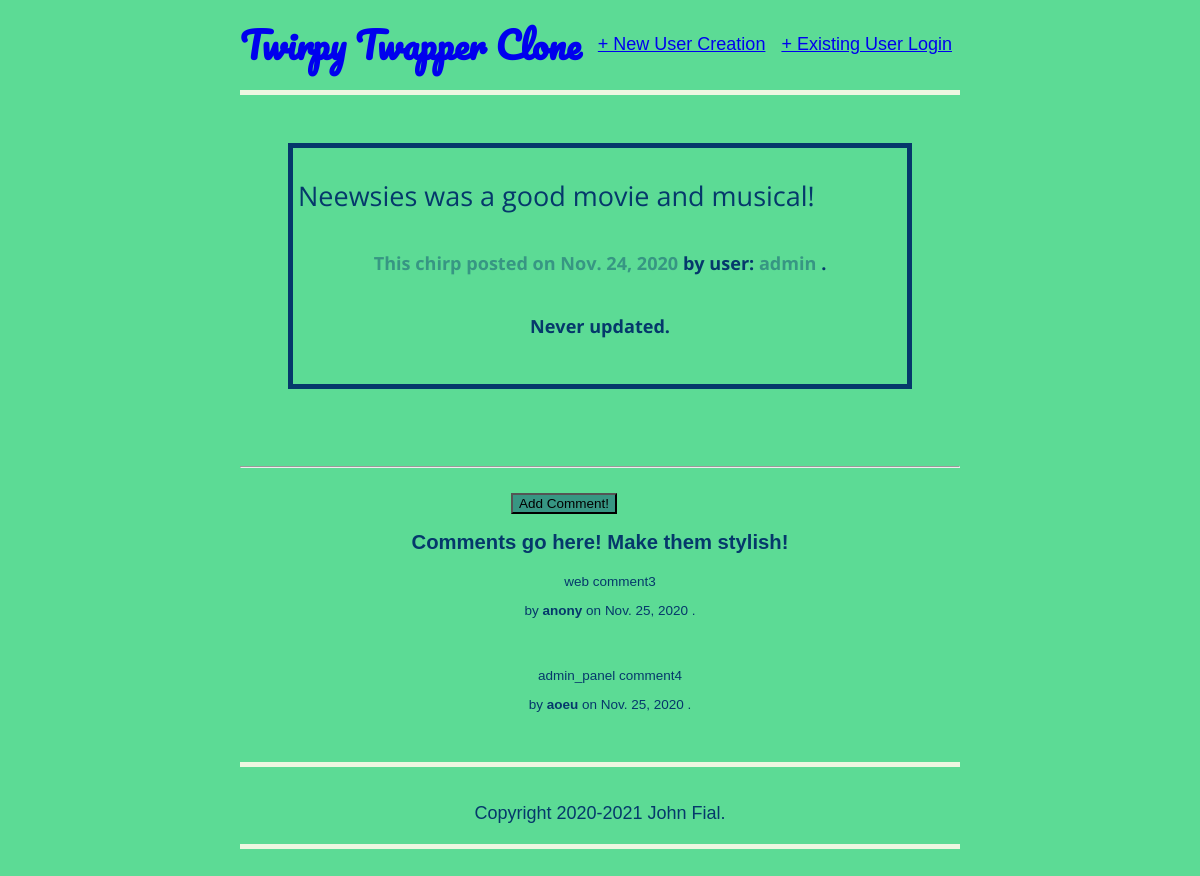
Screenshot of /posts_app/17/ with the database file from the repository.
### posts_app/models.py (models this page shows, shortened)
class Post(models.Model):
    post_text = models.CharField(max_length=80)
    author = models.ForeignKey('auth.User', on_delete=models.CASCADE)
    created = models.DateField(auto_now_add=True)
    updated = models.DateField(auto_now=True) # useful, lookup
    class Meta:
        ordering = ['-created']

class Comment(models.Model):
    post = models.ForeignKey('posts_app.Post', on_delete=models.CASCADE, related_name='comments')
    author = models.CharField(max_length=60)
    comment_text = models.CharField(max_length=60) # 'text' in the djangogirls docs...
    created = models.DateField(auto_now_add=True) # 'created_date' in the djangogirls docs...
    approved_comment = models.BooleanField(default=False)

### posts_app/views.py (the view)
# urls.py: path('posts_app/<int:pk>/', views.PostDetailView.as_view(), name='detail'),
class PostDetailView(DetailView):
    model = Post
    template_name = 'post_detail.html'

### templates/post_detail.html (shortened to what this page needs)
{% extends 'base.html' %}
{% block content %}
      <div class="chirp">
          <p> {{ post.post_text | linebreaks }} </p>
          <h6><a href="{% url 'posts_app:detail' post.pk %}">This chirp posted on {{ post.created }}</a> by user: <a href="{% url 'users_app:profile' post.author.username %}">{{ post.author.username }} </a> .</h6>
        <h6>
        {% if post.updated != post.created %}
          <em>Updated on: {{ post.updated }} .</em>
        {% else %}
          Never updated.
        {% endif %}
        </h6>
      </div>
      <br>
      <hr>
      <div class="comments">
              <br>
              <form action=" {% url 'posts_app:add_comment_to_post' post.pk %}">
                <input type="submit" value="Add Comment!">
              </form>
        <h2>Comments go here! Make them stylish!</h2>
        {% for comment in post.comments.all %}
          {% if comment.approved_comment %}
            <div class="comment">
              <p>{{ comment.comment_text | linebreaks }}
                by <strong>{{ comment.author }}</strong> on {{ comment.created}} .
              </p>
              <br>
            </div>
          {% endif %}
        {% empty %}
        <p>No comments are here, yet. Why not write one and be #1?</p>
        {% endfor %}
      </div>
{% endblock content %}

### static/css/main.css (style rules this page uses)
h1, h2, h3 , h4, h5, h6 { text-align: center; }
body { font-family: 'Libre Franklin', sans-serif; font-size: 18px; background-color: #5CDB95; color: #05386B; margin-left: 5%; margin-right: 5%; }
.chirp { font-family: 'Open Sans', sans-serif; font-size: 150%; margin: 3rem; padding: 5px; border: 5px solid #05386B; }
.chirp h6 a, .chirp h6 a:visited { text-decoration: none; color: #379683; }
.chirp p { font-weight: 400; }
.comments { font-size: 75%; text-align: center; background-color: rgb(197, 101, 32) 106, 38); }
.comment { text-align: center; background-color: rgb(214, 105, 28) 102, 43); margin: 20px 0px 20px 20px; }
form { display: flex; justify-content: center; max-width: 90%; }
input { background-color: #379683; color: rgb(0, 0, 0); }
@media (min-width: 700px) { body { margin-left: 15%; margin-right: 15%; } }
@media (min-width: 1000px) { body { margin-left: 20%; margin-right: 20%; } }

### rows the page displays
Post: post_text "Neewsies was a good movie and musical!", created "Nov. 24, 2020", author.username "admin"
Comment: comment_text "web comment3", author "anony", created "Nov. 25, 2020"
Comment: comment_text "admin_panel comment4", author "aoeu", created "Nov. 25, 2020"
